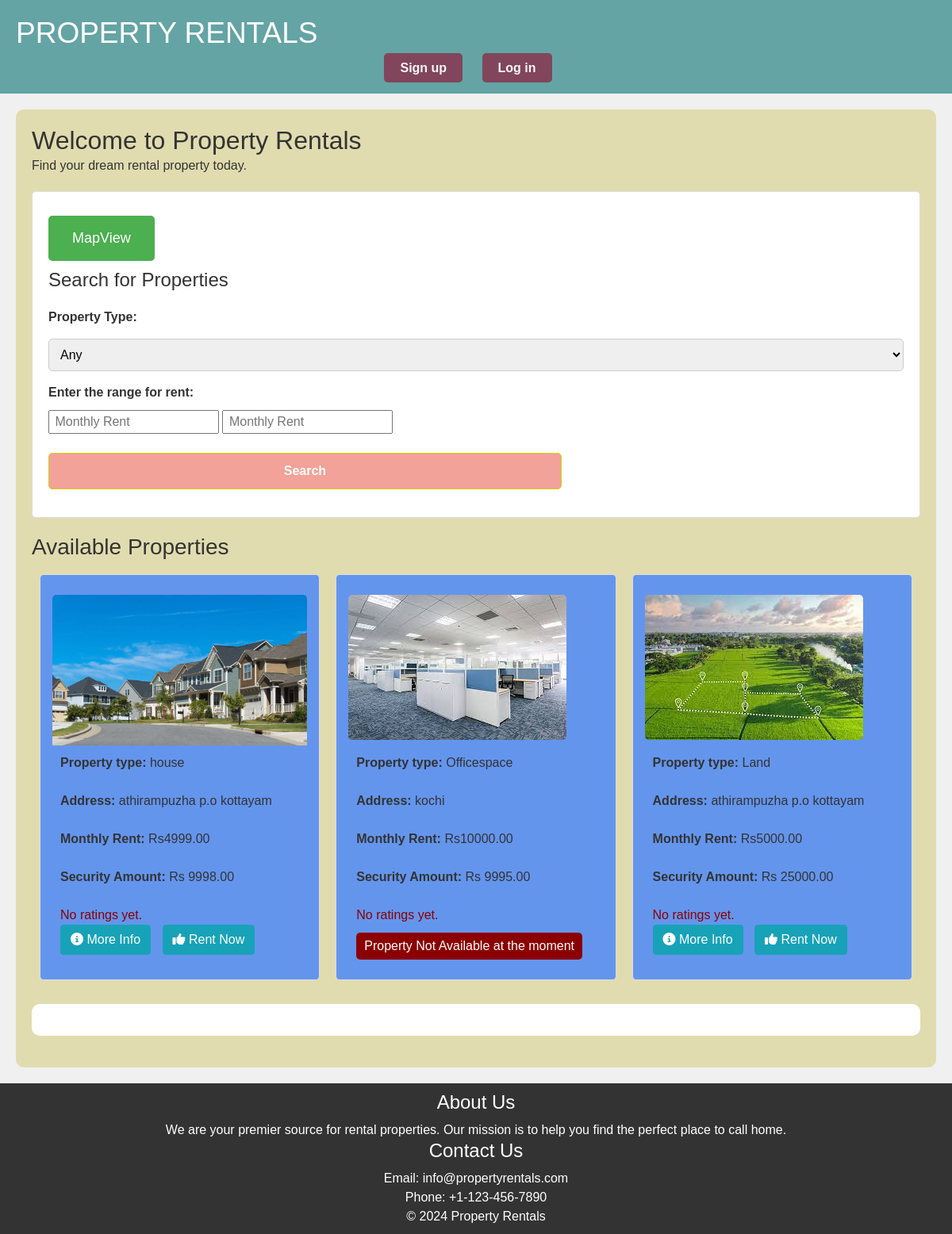
The app's page /, older data.
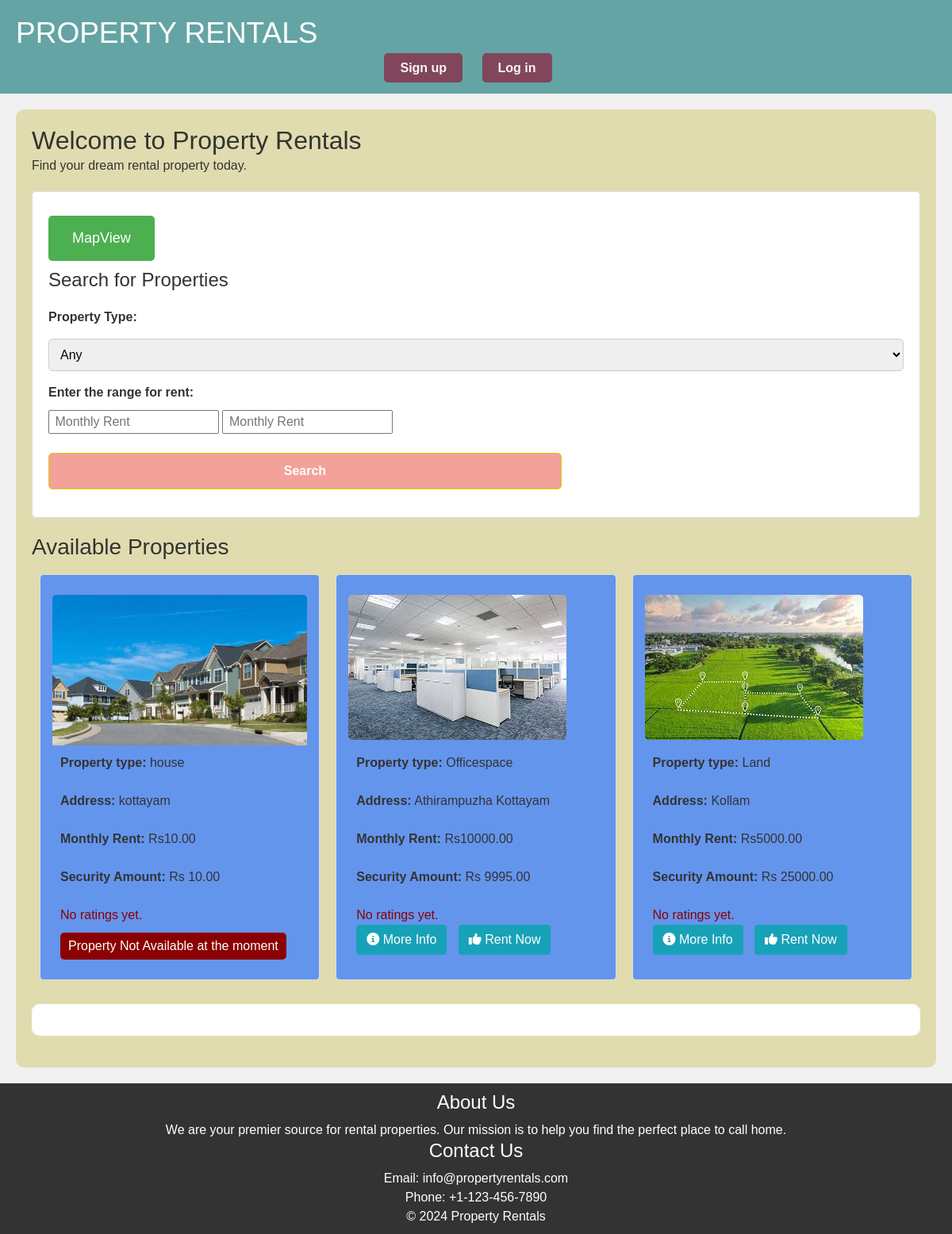
The same page, newer data.
### rental/models.py (models this page shows, shortened)
class PropertyImage(models.Model):
    property = models.ForeignKey(Property, on_delete=models.CASCADE)
    category = models.CharField(max_length=20)  # Add a category field
    image = models.ImageField(upload_to='property_images/')

class Property(models.Model):
    property_owner = models.ForeignKey(
        get_user_model(),
        on_delete=models.CASCADE
    )
    property_type = models.CharField(max_length=20, choices=[('apartment', 'Apartment'), ('house', 'House'), ('office', 'Office')])
    address = models.CharField(max_length=255)
    monthly_rent = models.DecimalField(max_digits=10, decimal_places=2)
    security_deposit = models.DecimalField(max_digits=10, decimal_places=2)
    lease_duration = models.CharField(max_length=20, choices=[('1 year', '1 Year'), ('month-to-month', 'Month-to-Month')])
    availability_date = models.DateField()
    APPROVAL_CHOICES = [
        ('pending', 'Pending'),
        ('approved', 'Approved'),
        ('rejected', 'Rejected'),
    ]
    approval_status = models.CharField(
        max_length=20,
        choices=APPROVAL_CHOICES,
        default='pending',
    )
    deleted = models.BooleanField(default=False)

### rental/views.py (the view)
# urls.py: path('', views.index, name='index'),
def index(request):
    filtered_properties = Property.objects.filter(approval_status='Approved')
    property_type = request.GET.get('property_type')
    min_rent = request.GET.get('min_rent')
    max_rent = request.GET.get('max_rent')
    filter_params = Q()
    if property_type:
        filter_params &= Q(property_type=property_type)
    if min_rent:
        filter_params &= Q(monthly_rent__gte=min_rent)
    if max_rent:
        filter_params &= Q(monthly_rent__lte=max_rent)
    filtered_properties = filtered_properties.filter(filter_params)
    for property in filtered_properties:
        property.is_rental_request_accepted = property.rentalrequest_set.filter(status='Accepted').exists()
        property.latest_rating = PropertyFeedback.objects.filter(property=property).aggregate(Avg('rating'))['rating__avg']
    context = {
        'properties': filtered_properties,
    }
    return render(request, 'index.html', context)

### templates/index.html (shortened to what this page needs)
{% load static %}
<!DOCTYPE html>
<html>
<head>
    <link rel="stylesheet" href="https://maxcdn.bootstrapcdn.com/bootstrap/4.5.2/css/bootstrap.min.css">
    <link rel="stylesheet" href="https://cdnjs.cloudflare.com/ajax/libs/font-awesome/6.2.0/css/all.min.css">
</head>
<body >
<header>
        <h1 ><a  href="{% url 'index' %}">PROPERTY RENTALS</a></h1>
    <nav>
        <ul>
            <li><a href="{% url 'signup' %}">Sign up</a></li>
            <li><a href="{% url 'login' %}">Log in</a></li>
        </ul>
    </nav>
</header>
<main>
    <h2>Welcome to Property Rentals</h2>
    <p>Find your dream rental property today.</p>
    <div class="search-form">
        <a href="{% url 'view_locations' %}" class="mapview-button">MapView</a>
        <h3>Search for Properties</h3>
        <form id="property-search-form" action="#" method="get">
            <label for="property_type">Property Type:</label>
            <select name="property_type" id="property_type">
                <option value="">Any</option>
            </select>
            <label for="min_rent">Enter the range for rent:</label>
            <input type="number" name="min_rent" placeholder=" Monthly Rent">
            <input type="number" name="max_rent" placeholder=" Monthly Rent"><br><br>
            <button class="search-button" type="submit">Search</button>
        </form>
    </div>
<div class="section">
    <h3>Available Properties</h3>
    <ul class="property-list">
        {% for property in properties %}
            <li class="property-card">
                <div class="carousel slide" data-ride="carousel">
                    <div class="carousel-inner">
                        {% for image in property.propertyimage_set.all %}
                            <div class="carousel-item {% if forloop.first %}active{% endif %}">
                                <img src="{{ image.image.url }}" alt="{{ property.property_name }}">
                            </div>
                        {% endfor %}
                    </div>
                </div>
                <div class="property-details">
                    <p><strong>Property type:</strong> {{ property.property_type }}</p><br>
                    <p><strong>Address:</strong> {{ property.address }}</p><br>
                    <p><strong>Monthly Rent:</strong> Rs{{ property.monthly_rent }}</p><br>
                    <p><strong>Security Amount:</strong> Rs {{ property.security_deposit }}</p><br>
                    <div class="property-rating">
                        {% if property.latest_rating %}
                            {% for i in 1|ljust:property.latest_rating %}
                                <i class="fas fa-star"></i>
                            {% endfor %}
                        {% else %}
                            <p style="color: #8b0000;">No ratings yet.</p>
                        {% endif %}
                    </div>
                    {% if property.is_rental_request_accepted %}
                        <p class="status not-available">Property Not Available at the moment</p><br>
                    {% else %}
                        <a href="{% url 'property_detail' property.id %}" class="btn btn-info">
                            <i class="fas fa-info-circle"></i> More Info
                        </a>
                        <a href="{% url 'login' %}" class="btn btn-info">
                            <i class="fas fa-thumbs-up"></i> Rent Now
                        </a>
                    {% endif %}
                </div>
            </li>
        {% endfor %}
    </ul>
</div>
    <section class="site-description">
    </section>
</main>
<footer>
    <div class="footer-content">
        <div class="footer-section about">
            <h4>About Us</h4>
            <p>We are your premier source for rental properties. Our mission is to help you find the perfect place to call home.</p>
        </div>
        <div class="footer-section contact">
            <h4>Contact Us</h4>
            <p>Email: info@propertyrentals.com</p>
            <p>Phone: +1-123-456-7890</p>
        </div>
    </div>
    <div class="footer-bottom">
        <p>&copy; 2024 Property Rentals</p>
    </div>
</footer>
</body>
</html>

Row changes from the older to the newer data that the page shows:
changed Property "house": address "athirampuzha p.o kottayam" → "kottayam"; monthly_rent "4999.00" → "10.00"; security_deposit "9998.00" → "10.00"; text "More Info Rent Now" → "Property Not Available at the moment"
changed Property "Officespace": address "kochi" → "Athirampuzha Kottayam"; text "Property Not Available at the moment" → "More Info Rent Now"
changed Property "Land": address "athirampuzha p.o kottayam" → "Kollam"
